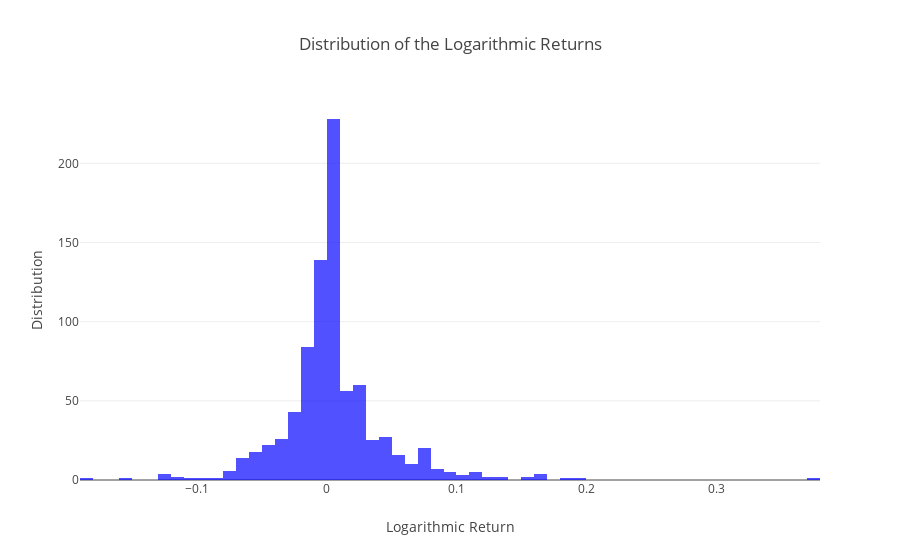

The cell this chart's notebook holds for it:
### Markdown cell above
# Distribution of the Logarithmical Returns

### Code cell
# Distribution of the log-Returns
import plotly.plotly as py
from plotly.offline import init_notebook_mode, iplot
init_notebook_mode(connected=True)
import plotly.graph_objs as go
trace = go.Histogram(x=log_returns,opacity=0.85,name = "Logarithmic Return", marker=dict(color='rgba(0, 0, 255, 0.8)'))
info = [trace]
layout = go.Layout(barmode='overlay',
                   title='Distribution of the Logarithmic Returns',
                   xaxis=dict(title='Logarithmic Return'),
                   yaxis=dict( title='Distribution'),
)
fig = go.Figure(data=info, layout=layout)
iplot(fig)

### Figure 1 — Plotly figure (JSON) as saved in the notebook; plotly's stock layout.template omitted (floating-point values rounded to 4 significant figures; data arrays with more than 128 entries replaced by an {"elided": "..."} marker saying what was removed)
{"data": [{"marker": {"color": "rgba(0, 0, 255, 0.8)"}, "name": "Logarithmic Return", "opacity": 0.85, "type": "histogram", "uid": "13373053-4393-4eec-958b-3c60f17408b5", "x": {"elided": "839 float values"}}], "layout": {"barmode": "overlay", "title": {"text": "Distribution of the Logarithmic Returns"}, "xaxis": {"title": {"text": "Logarithmic Return"}}, "yaxis": {"title": {"text": "Distribution"}}}}
